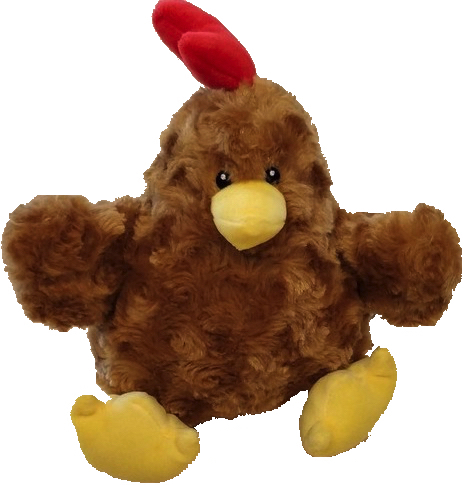
#> input picture vision/Imp_Functions/img/kip_img1.jpg, 466 x 485 px, given in place of the camera
$ python blobDetection.py
#> lines starting #> are read from the running program, lines starting #| are printed output that depends on the picture; after the words box and inside, x2 and y2 are one past the last pixel; in counts of white or black regions, pixels touching at a corner belong together
import sys
import cv2
import numpy as np
import math
import time

class DetectEgg:

	def __init__(self, debug):
		self.debug = debug
		self.setDefaultValues()

		if debug:
			self.createTrackbars()

		self.DetectEgg()
#> in DetectEgg, frame is the input picture: shape (485, 466, 3); mean B, G, R 141.7, 160.7, 185

	def nothing(self, x):
		pass

	# [4 lines left out: function GHE, not called in this run]

	def CLAHE(self, frame):
		clahe = cv2.createCLAHE(2.0, (8,8))
		cl = clahe.apply(frame)
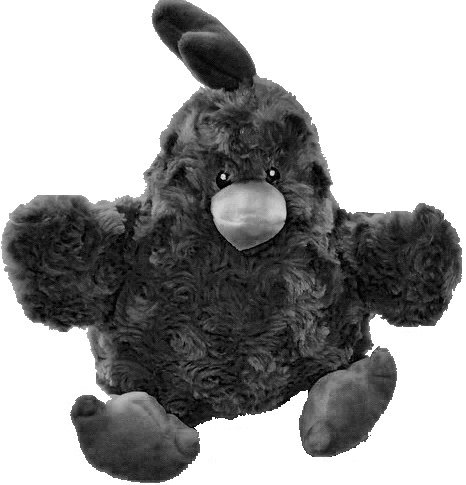
#> cl: shape (485, 466); min 1, max 255, mean 157.2
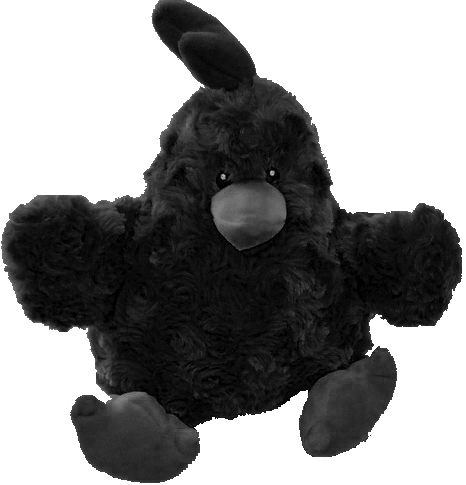
#> frame: shape (485, 466); min 0, max 255, mean 141.7

		return cl

	# [48 lines left out: functions bluefilter, createTrackbars, not called in this run]

	def setDefaultValues(self):

		# Set default variables
		self.h_min = 100
		self.s_min = 0
		self.v_min = 0

		self.h_max = 255
		self.s_max = 255
		self.v_max = 255

		self.area = 490
		self.circularity = self.toPercentage(80)
		self.convexity = self.toPercentage(1)

		self.RG = 90

		self.min_th = 1
		self.max_th = 255

		# Set params for blob detection
		self.params = cv2.SimpleBlobDetector_Params()
		self.params.filterByArea = True
		self.params.filterByCircularity = True
		self.params.filterByConvexity = True
		self.params.filterByColor = True

		self.params.blobColor = 255
		self.params.maxArea = 2000000 #2.000.000

		self.params.minArea = self.area
		self.params.minCircularity = self.circularity
		self.params.minConvexity = self.convexity
		self.params.minThreshold = self.min_th
		self.params.maxThreshold = self.max_th

	def toPercentage(self, var):
		if var > 0:
			var = float(var) / 100
		return var

	# [29 lines left out: function updateValues, not called in this run]


	def DetectEgg(self):
		cap = cv2.VideoCapture(0)

		w = cap.get(3)
		h = cap.get(4)

		x, y = 0, 0

		count = 0
		eggDetectCount = 0

		while True:

			if self.debug:
				self.updateValues()
			else:
				count += 1

			# Read the frame from the camera
			_, frame = cap.read()

			#improve contrast
			clahe_b = self.CLAHE(frame[:,:,0])

			denoise = cv2.medianBlur(clahe_b, 1)
			denoise = cv2.bilateralFilter(denoise,9,75,75)

			_,th = cv2.threshold(denoise,75,255,cv2.THRESH_BINARY)
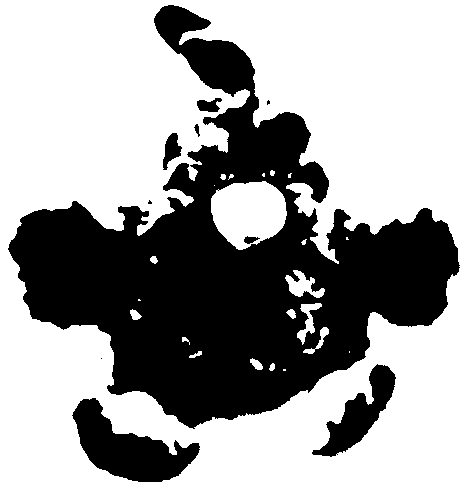
#> th: shape (485, 466); 62.8% white; 10 black regions (3 under 20 px), largest, box (x1, y1, x2, y2) and area: (8, 5, 460, 429) 75528, (72, 398, 200, 482) 5097, (312, 364, 396, 457) 2778

			res = cv2.bitwise_and(denoise,denoise, mask=th)
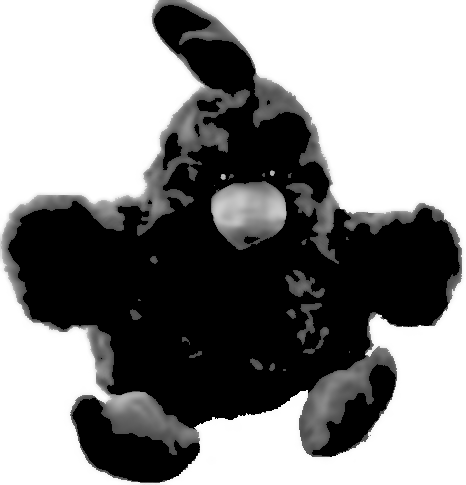
#> res: shape (485, 466); min 0, max 255, mean 140.7

			# Set up the detector with default parameters.
			detector = cv2.SimpleBlobDetector_create(self.params)

			# Detect blobs.
			keypoints = detector.detect(res)
#> keypoints = 1 keypoints; (x, y, size): (248, 212, 70.6)

			if len(keypoints) == 1:
				x = int(keypoints[0].pt[0])
#> x = 248
				y = int(keypoints[0].pt[1])
#> y = 212

				turn_x = x-(w/2)
#> turn_x = 15
				height_y = y-(h/2)
#> height_y = -30.5

				eggDetectCount += 1

			if not self.debug:
				if eggDetectCount > 15:
					print(str(turn_x) + " " + str(height_y))
					break
				elif count >= 30:
					print("no egg was found.")
					break

			else:
				keypoints_im = cv2.drawKeypoints(frame, keypoints, np.array([]), (0,0,255), cv2.DRAW_MATCHES_FLAGS_DRAW_RICH_KEYPOINTS)

				cv2.imshow("output", keypoints_im)
				cv2.imshow("th", th)
				cv2.imshow("res", res)

			if cv2.waitKey(1) & 0xFF == ord('q'):
#> (key q is pressed here)
				break

def EggDetection():
	DetectEgg(False)

EggDetection()

$ run again, on vision/Imp_Functions/img/kip_img2.jpg
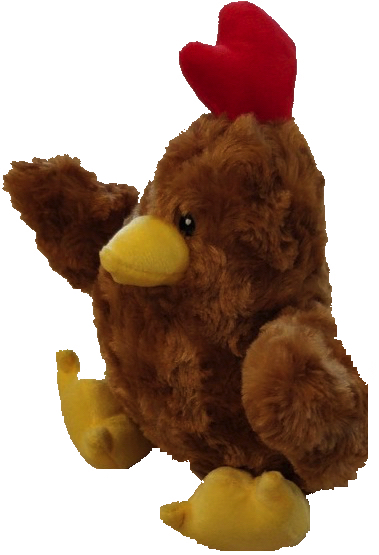
#> input picture vision/Imp_Functions/img/kip_img2.jpg, 379 x 555 px, given in place of the camera
#> in DetectEgg, frame is the input picture: shape (555, 379, 3); mean B, G, R 130, 145.5, 171
#> frame: shape (555, 379)
#> in DetectEgg, `_,th = cv2.threshold(denoise,75,255,cv2.THRESH_BINARY)`:
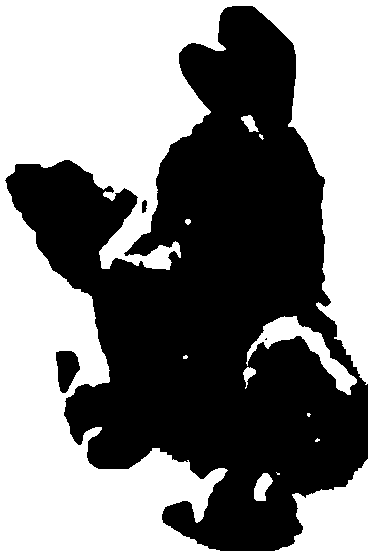
#> th: shape (555, 379); 51.8% white; 4 black regions (1 under 20 px), largest, box (x1, y1, x2, y2) and area: (5, 6, 368, 551) 100572, (56, 351, 80, 393) 704, (142, 200, 147, 213) 53
#> in DetectEgg, `res = cv2.bitwise_and(denoise,denoise, mask=th)`:
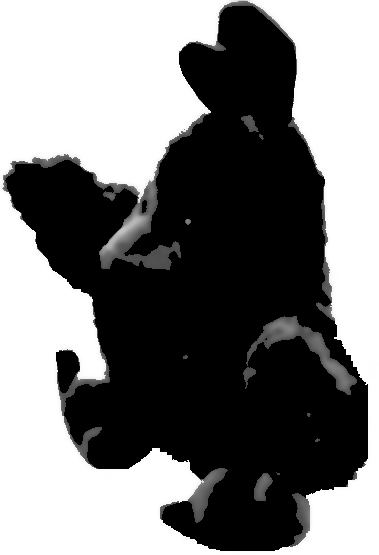
#> res: shape (555, 379); min 0, max 255, mean 124
#> keypoints = ()

$ run again, on vision/Imp_Functions/img/kip_img3.jpg
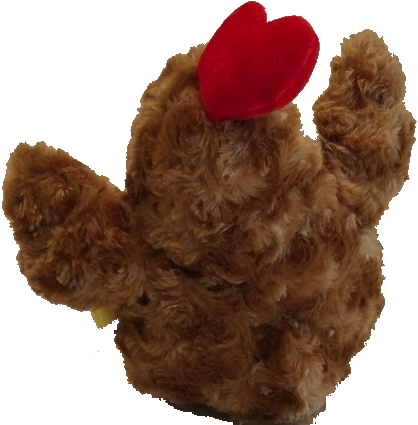
#> input picture vision/Imp_Functions/img/kip_img3.jpg, 418 x 425 px, given in place of the camera
#> in DetectEgg, frame is the input picture: shape (425, 418, 3); mean B, G, R 111.5, 124.3, 153.2
#> frame: shape (425, 418)
#> in DetectEgg, `_,th = cv2.threshold(denoise,75,255,cv2.THRESH_BINARY)`:
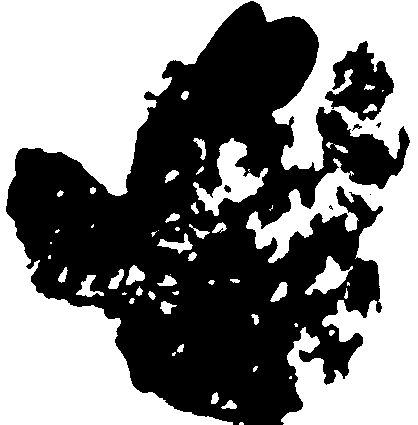
#> th: shape (425, 418); 51.3% white; 7 black regions (3 under 20 px), largest, box (x1, y1, x2, y2) and area: (6, 1, 410, 425) 83483, (325, 41, 394, 121) 2891, (224, 185, 231, 193) 37, (352, 124, 362, 131) 29
#> in DetectEgg, `res = cv2.bitwise_and(denoise,denoise, mask=th)`:
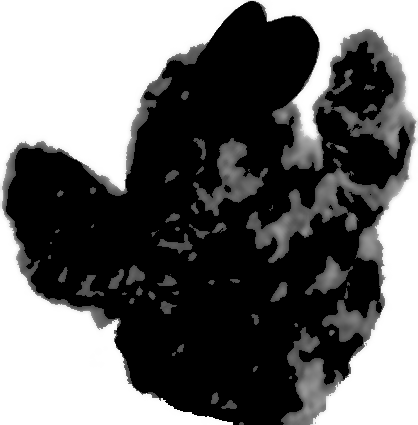
#> res: shape (425, 418); min 0, max 255, mean 108.3
#> keypoints = ()
